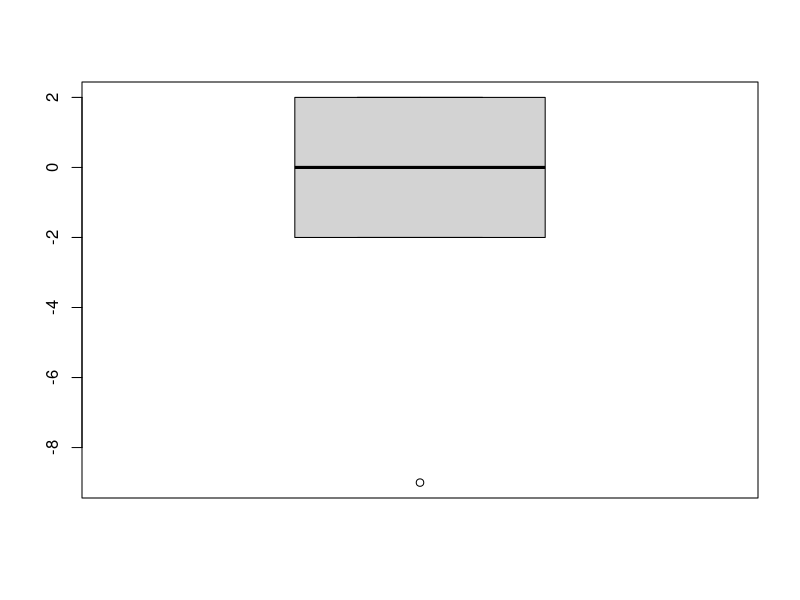

This chart was generated by the following R code:
#----------paired t test----------

bp.before=c(120,122,143,100,109)
bp.after=c(122,120,141,109,109)

bp.df<-data.frame(bp.before,bp.after)
row.names(bp.df)<-c("p1","p2","p3","p4","p5")

View(bp.df)

t.test(x=bp.df$bp.before,y=bp.df$bp.after,
       paired=T,conf.level = 0.95)

#H0:after=before
#H0:after!=before

#p is high null must fly
#p-value = 0.5302 >0.05
#so we fail to reject null hypothesis

#plot
bp.diff=bp.df$bp.before-bp.df$bp.after
bp.diff
boxplot(bp.diff)
